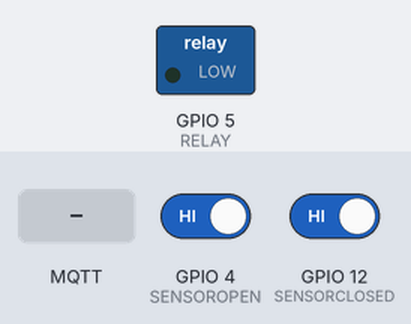
Bench run of a sketch on a simulated ESP8266 (Wemos D1 mini). Shown: switched loads named in the sketch (green lamp = pin HIGH). Inputs (shaded band) come from the test bench; at power-on: GPIO 4 (SENSOROPEN) HIGH, GPIO 12 (SENSORCLOSED) HIGH. WiFi joins after 1.5 s; servers stay silent unless stated; no MQTT or app messages arrive unless stated.

Above: at 2.7 s.
2.8 s: MQTT message "on" arrives on the first subscribed topic
At 3.3 s:
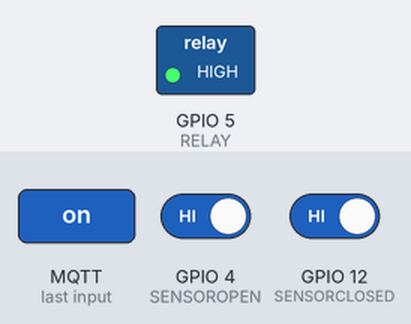
Timing chart, 0 to 5.8 s (numbered marks = the images above; inputs shaded):
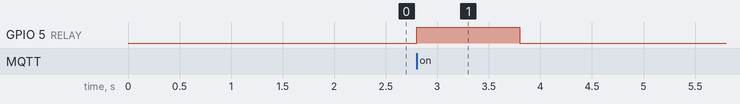

The sketch:

esp8266-WEMOS-D1-Garage-Door-Master.ino
```cpp
#include <ESP8266WiFi.h> // Wifi
#include <PubSubClient.h> // MQTT


// Define the pins
#define RELAY 5 // Relay connected to GPIO5
#define SENSOROPEN 4 // Pin D2 - Sensor to detect Open GPIO4
#define SENSORCLOSED 12 // Pin D6 - Seensor to detect Closed GPIO12

//Network setup
#define HOSTNAME "garage-door"
const char* ssid     = "YOURSSIDHERE";
const char* password = "YOURWIFIPASSWORDHERE";
WiFiClient espClient;
PubSubClient client(espClient);

//MQTT setup
const char* mqtt_server = "YOURMQTTSERVERIPHERE";
const PROGMEM char *eventTopic = "RL/esp8266-1/garagedoor1/activate";
const PROGMEM char *stateTopic = "RL/esp8266-1/garagedoor1/status";

long lastMsg = 0;
char mssg[50];
int value = 0;

int SENSOROPENSTATE = 0;         // current state of the button
int LASTSENSOROPENSTATE = 0;     // previous state of the button
int SENSORCLOSEDSTATE = 0;         // current state of the button
int LASTSENSORCLOSEDSTATE = 0;     // previous state of the button
const char* door_state = "closed";


void setup() {

//configure pins
pinMode(RELAY,OUTPUT);    // Configure Output for Relay
digitalWrite(RELAY, LOW); // Set inital state of Relay to Low / OFF
pinMode(SENSOROPEN,INPUT_PULLUP); // Configure Input for Open Sensor
pinMode(SENSORCLOSED,INPUT_PULLUP); // Configure Input for Closed Sensor

//Configure Serail port for monitor
Serial.begin(115200); // Set the BaudRate of the serial port for the monitor tool for debug

// Call wifi configuration
setup_wifi();

// configure MQTT
client.setServer(mqtt_server, 1883);
client.setCallback(callback);

}


void setup_wifi() {   //WIFI connect
  delay(10);

//  Serial.println(" Connecting to ");
//  Serial.println("ssid");

  //Set Hostname
  String hostname(HOSTNAME);
  WiFi.hostname(hostname);
  WiFi.begin(ssid, password);


  while (WiFi.status() != WL_CONNECTED) {
    delay(500);
//    Serial.print(".");
  }

//   Serial.println("");
//   Serial.println("WiFi connected");
//   Serial.println("IP address: ");
//   Serial.println(WiFi.localIP());
}

void callback(char* topic, byte* message, unsigned int length){
//  Serial.print("Message arrived on topic: ");
//  Serial.print(topic);
//  Serial.print(". Message: ");
  String messageTemp;

  for (int i = 0; i < length; i++){
 //    Serial.print((char)message[i]);
     messageTemp += (char)message[i];
  }

//  Serial.println();

  if(String(topic) == eventTopic){
//    Serial.print("Activating Door ");
    if(messageTemp == "on"){
//      Serial.println("moving door");
      digitalWrite(RELAY, HIGH); // turn the Relay on (HIGH is the voltage level)
      delay(1000); // wait for a second , (1000milliseconds = 1 sec)
      digitalWrite(RELAY, LOW); // turn the Relay on (HIGH is the voltage level)

  }
  else if (messageTemp =="status"){
//    Serial.println("checking status");
    checkstate();
  }
  }
}

void checkstate() {
      // if the state has changed, increment the counter
    if ((SENSORCLOSEDSTATE == HIGH )&& (SENSOROPENSTATE == LOW)) {
      // if the current state is HIGH then the button went from on to off:
//      Serial.println("OPEN");
      door_state = "Open";
      client.publish(stateTopic, door_state);
    } else {
     if ((SENSORCLOSEDSTATE == LOW )&& (SENSOROPENSTATE == HIGH)) {
      // if the current state is HIGH then the button went from on to off:
//      Serial.println("CLOSED");
      door_state = "Closed";
      client.publish(stateTopic, door_state);
    }else {
     if ((SENSORCLOSEDSTATE == HIGH )&& (SENSOROPENSTATE == HIGH)) {
      // if the current state is HIGH then the button went from on to off:
//      Serial.println("Door Moving...........");
      door_state = "Door Moving....";
      client.publish(stateTopic, door_state);
     }

    // Delay a little bit to avoid bouncing
    delay(1000);
    }
  }

 }


void reconnect(){
  // Loop until we are connected
  while (!client.connected()){
//    Serial.print("Attempting MQTT connection...");
    //Attempt to connect
    if (client.connect("HOSTNAME")){
//     Serial.print("connected");
     //Subscribe
      client.subscribe(eventTopic);
    } else {
//      Serial.print("failed, rc=");
//      Serial.print(client.state());
//      Serial.println(" try again in 5 seconds");
      // wait 5 seconds before retry
      delay(5000);
    }
    }
  }

void activaterelay(){
 digitalWrite(RELAY, HIGH); // turn the Relay on (HIGH is the voltage level)
 delay(1000); // wait for a second , (1000milliseconds = 1 sec)
 digitalWrite(RELAY, LOW); // turn the Relay on (HIGH is the voltage level)
}

void sensorstate(){
// read the pushbutton input pin:
  SENSOROPENSTATE = digitalRead(SENSOROPEN);
  SENSORCLOSEDSTATE = digitalRead(SENSORCLOSED);

  // compare the Open Sensor state to its previous state
  if ((SENSORCLOSEDSTATE != LASTSENSORCLOSEDSTATE) or (SENSOROPENSTATE != LASTSENSOROPENSTATE)){
    // if the state has changed, increment the counter
    if ((SENSORCLOSEDSTATE == HIGH )&& (SENSOROPENSTATE == LOW)) {
      // if the current state is HIGH then the button went from on to off:
//      Serial.println("OPEN");
      door_state = "Open";
      client.publish(stateTopic, door_state);
    } else {
     if ((SENSORCLOSEDSTATE == LOW )&& (SENSOROPENSTATE == HIGH)) {
      // if the current state is HIGH then the button went from on to off:
//      Serial.println("CLOSED");
      door_state = "Closed";
      client.publish(stateTopic, door_state);
    }else {
     if ((SENSORCLOSEDSTATE == HIGH )&& (SENSOROPENSTATE == HIGH)) {
      // if the current state is HIGH then the button went from on to off:
//      Serial.println("Door Moving...........");
      door_state = "Door Moving....";
      client.publish(stateTopic, door_state);
     }

    // Delay a little bit to avoid bouncing
    delay(1000);
    }
  }

 }

  // save the current state as the last state, for next time through the loop
  LASTSENSORCLOSEDSTATE = SENSORCLOSEDSTATE;
  LASTSENSOROPENSTATE = SENSOROPENSTATE;
}


void loop() {

if (!client.connected()) {
    reconnect();
  }
  client.loop();

  long now = millis();
  if (now - lastMsg > 5000) {
    lastMsg = now;

sensorstate();

 }
}
```

Measured:
- after the input at 2.8 s, GPIO 5 (RELAY): LOW → HIGH at once, → LOW 1.0 s later
